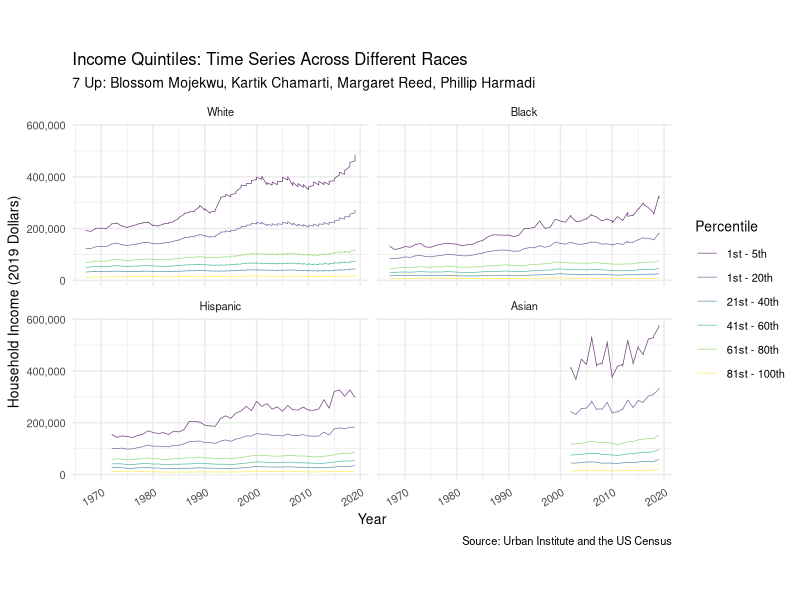
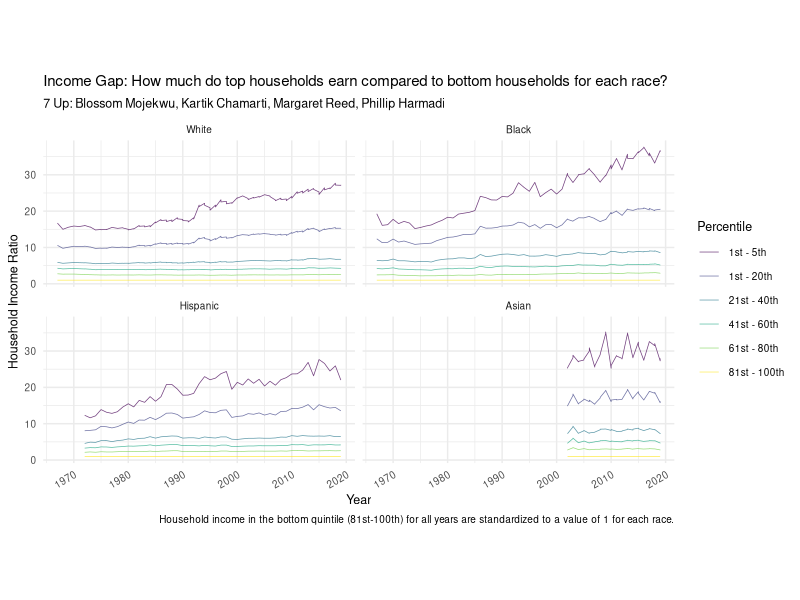
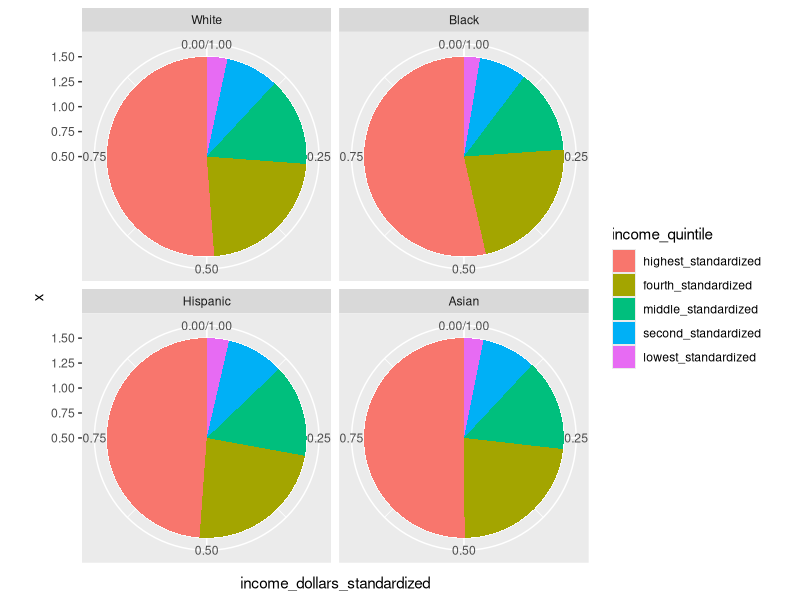
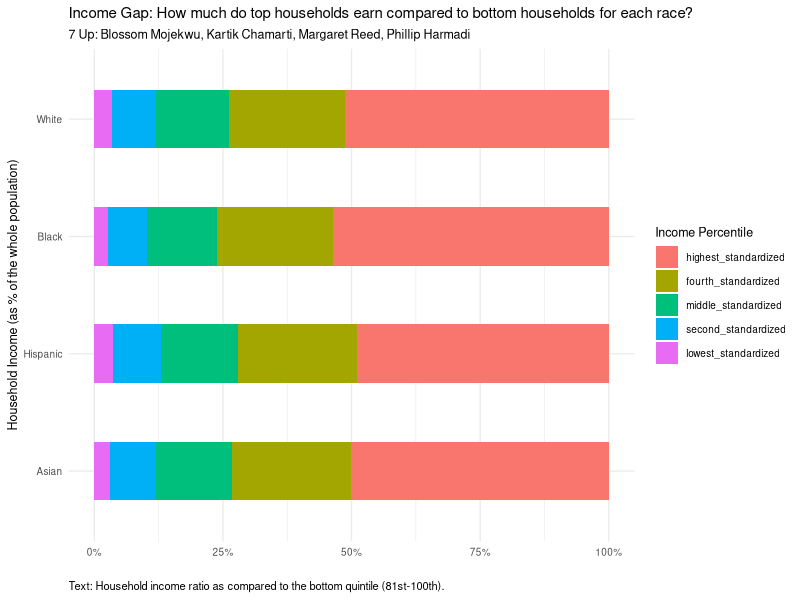
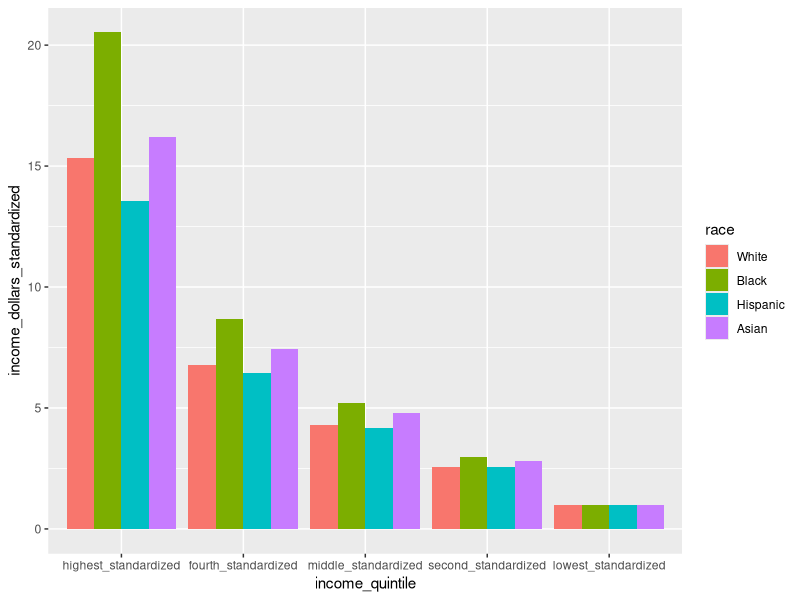
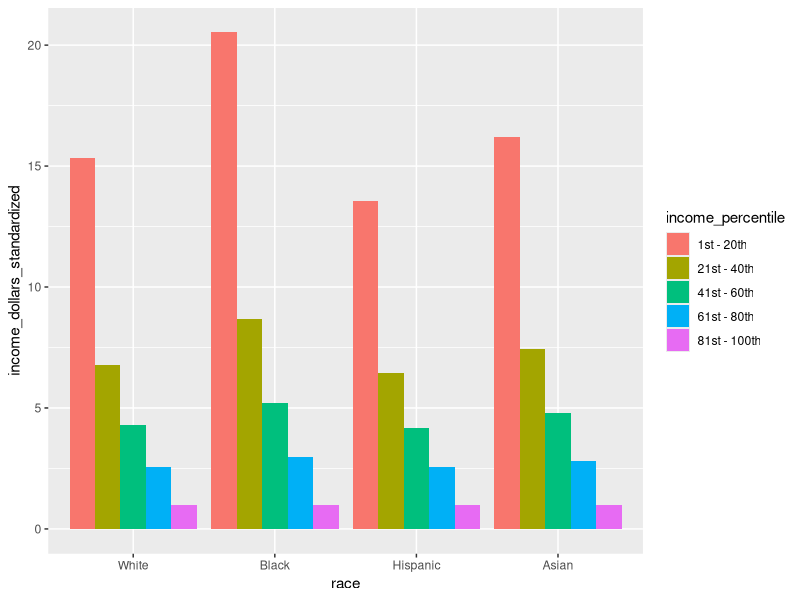

Reproduce these figures in R, in order.
## ---- chunk 1
knitr::opts_chunk$set(echo = TRUE)
## ---- chunk 2
library(tidyverse)
## ---- chunk 3
income_mean <- read.csv(file = "../data/income_mean.csv")
## ---- chunk 4
income_mean$race <- as.character(income_mean$race)

income_mean <- income_mean %>%
  mutate(race = str_remove(race, ',?\\s(.*)'))

income_mean$race <- factor(income_mean$race,
                           levels = c("All", "White", "Black", "Hispanic",
                                      "Asian"))
## ---- chunk 5
income_mean <- income_mean %>%
  mutate(income_percentile = case_when(
      income_quintile == "Top 5%"   ~ "1st - 5th",
      income_quintile == "Highest"  ~ "1st - 20th",
      income_quintile == "Second"   ~ "21st - 40th",
      income_quintile == "Middle"   ~ "41st - 60th",
      income_quintile == "Fourth"   ~ "61st - 80th",
      income_quintile == "Lowest"   ~ "81st - 100th")) 


income_mean$income_percentile <- as.factor(income_mean$income_percentile) 

income_mean$income_percentile <- factor(income_mean$income_percentile, 
                                        levels = c("1st - 5th", "1st - 20th", 
                                                   "21st - 40th",
                                                   "41st - 60th", "61st - 80th", 
                                                   "81st - 100th"))
## ---- chunk 6
income_mean <- income_mean %>% filter(dollar_type == "2019 Dollars")

income_mean <- income_mean %>% filter(race != "All")
## ---- chunk 7
ggplot(data = income_mean,
       mapping = aes(x = year,
                     y = income_dollars,
                     colour = income_percentile)) +
  geom_line(size = 0.25, alpha = 0.75) + 
  facet_wrap(. ~ race, nrow = 2) +
  labs(
    title = "Income Quintiles: Time Series Across Different Races",
    subtitle = "7 Up: Blossom Mojekwu, Kartik Chamarti, Margaret Reed, Phillip Harmadi",
    x = "Year", 
    y = "Household Income (2019 Dollars)", 
    color = "Percentile",
    caption = "Source: Urban Institute and the US Census"
    ) +
  scale_x_continuous(breaks = scales::pretty_breaks(n = 5)) +
  scale_y_continuous(labels = scales::comma) +
  scale_colour_viridis_d() +
  theme_minimal() +
  theme(text = element_text(size = 10), 
        axis.text.x = element_text(angle = 30, hjust = 1),
        axis.text.y = element_text(angle = 0, hjust = 1)) +
  coord_fixed(ratio = 1 / 20000)
## ---- chunk 8
income_mean_wider <- income_mean %>%
  select(-c(income_percentile)) %>%
  pivot_wider(names_from = income_quintile, 
                                  values_from = c("income_dollars")) %>% unnest()
income_mean_wider <- income_mean_wider %>%
  mutate(lowest_standardized = 1,
         second_standardized = Second / Lowest,
         middle_standardized = Middle / Lowest,
         fourth_standardized = Fourth / Lowest,
         highest_standardized = Highest / Lowest,
         top_5_pct_standardized = `Top 5%` / Lowest)

income_mean_wider <- income_mean_wider %>%
  select(-c("Lowest", "Second", "Middle", "Fourth", "Highest", "Top 5%")) %>%
  filter(dollar_type == "2019 Dollars") %>%
  select(-c("dollar_type")) 
## ---- chunk 9
income_mean_final <- income_mean_wider %>% 
  pivot_longer(cols = !year:race,
               names_to = "income_quintile", 
               values_to = "income_dollars")

income_mean_final <- income_mean_final %>%
  mutate(income_percentile = case_when(
      income_quintile == "top_5_pct_standardized"    ~ "1st - 5th",
      income_quintile == "highest_standardized"      ~ "1st - 20th",
      income_quintile == "fourth_standardized"       ~ "21st - 40th",
      income_quintile == "middle_standardized"       ~ "41st - 60th",
      income_quintile == "second_standardized"       ~ "61st - 80th",
      income_quintile == "lowest_standardized"       ~ "81st - 100th"),
      income_dollars_standardized = income_dollars) %>%
  select(-c("income_dollars"))

income_mean_final$income_percentile <- factor(income_mean_final$income_percentile, 
                                        levels = c("1st - 5th", "1st - 20th", 
                                                   "21st - 40th",
                                                   "41st - 60th", "61st - 80th", 
                                                   "81st - 100th"))
## ---- chunk 10
ggplot(data = income_mean_final,
       mapping = aes(x = year,
                     y = income_dollars_standardized,
                     colour = income_percentile)) +
  geom_line(size = 0.25, alpha = 0.75) + 
  facet_wrap(. ~ race, nrow = 2) +
  labs(
    title = "Income Gap: How much do top households earn compared to bottom households for each race?",
    subtitle = "7 Up: Blossom Mojekwu, Kartik Chamarti, Margaret Reed, Phillip Harmadi",
    x = "Year", y = "Household Income Ratio", 
    color = "Percentile",
    caption = "Household income in the bottom quintile (81st-100th) for all years are standardized to a value of 1 for each race."
    ) +
  scale_x_continuous(breaks = scales::pretty_breaks(n = 5)) +
  scale_y_continuous(labels = scales::comma) +
  scale_colour_viridis_d() +
  theme_minimal() +
  theme(text = element_text(size = 9), 
        axis.text.x = element_text(angle = 30, hjust = 1),
        axis.text.y = element_text(angle = 0, hjust = 1)) +
  coord_fixed(ratio = 1 / 1.5)
## ---- chunk 11
income_mean_final <- income_mean_final %>%
  mutate(income_quintile = fct_reorder(.f = income_quintile, .x = income_dollars_standardized, 
                                     .fun = mean, na.rm = FALSE, .desc = TRUE)) %>%
  filter(year == 2019) %>%
  filter(income_quintile != "top_5_pct_standardized") 

income_mean_final
## ---- chunk 12
income_mean_final %>%
  ggplot(aes(fill = income_quintile,
             x = 1,
             y = income_dollars_standardized)) + 
  geom_col(width = 1, position = "fill") +
  coord_polar(theta = "y") +
  facet_wrap(. ~ race, nrow = 2) 
  
## ---- chunk 13
income_mean_final %>%
  mutate(income_quintile = fct_reorder(.f = income_quintile, .x = income_dollars_standardized, 
                                     .fun = mean, na.rm = FALSE, .desc = TRUE)) %>%
  filter(year == 2019) %>%
  filter(income_quintile != "top_5_pct_standardized") %>%
  ggplot(aes(fill = income_quintile, 
             x = income_dollars_standardized, 
             y = reorder(race, desc(race)), 
             width = 0.5)) + 
  geom_bar(position = "fill", stat = "identity") +
  labs(
    title = "Income Gap: How much do top households earn compared to bottom households for each race?",
    subtitle = "7 Up: Blossom Mojekwu, Kartik Chamarti, Margaret Reed, Phillip Harmadi",
    x = "", y = "Household Income (as % of the whole population)", 
    fill = "Income Percentile",
    caption = "Text: Household income ratio as compared to the bottom quintile (81st-100th)."
    ) +
  scale_colour_viridis_d() +
  scale_x_continuous(labels = scales::percent_format(scale = 100)) +
  theme_minimal(base_size = 10) +
  theme(text = element_text(size = 9),
        plot.caption = element_text(size = 8, hjust = 0))
## ---- chunk 14
income_mean_final %>%
  mutate(income_quintile = fct_reorder(.f = income_quintile, .x = income_dollars_standardized, 
                                     .fun = mean, na.rm = FALSE, .desc = TRUE)) %>%
  filter(year == 2019) %>%
  filter(income_quintile != "top_5_pct_standardized") %>%
  ggplot(aes(x = income_quintile, y = income_dollars_standardized, fill = race)) + 
  geom_bar(stat = "identity", position = position_dodge())
## ---- chunk 15
income_mean_final %>%
  mutate(income_quintile = fct_reorder(.f = income_percentile, .x = income_dollars_standardized, 
                                     .fun = mean, na.rm = FALSE, .desc = TRUE)) %>%
  filter(year == 2019) %>%
  filter(income_quintile != "top_5_pct_standardized") %>%
  ggplot(aes(fill = income_percentile, y = income_dollars_standardized, x = race)) + 
  geom_bar(stat = "identity", position = position_dodge())
